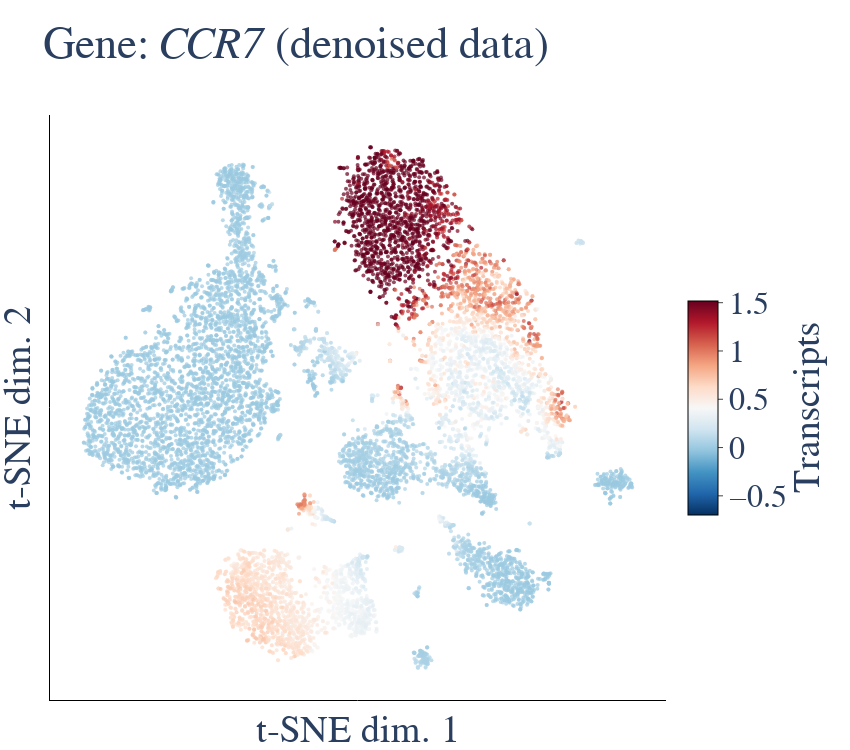

Notebook code for this chart:
### Markdown cell above
Next, we'll visualize the expression of CCR7 in the denoised data.

### Code cell
import gc

from monet import ENHANCE
from monet import visualize
from monet import util

enhance_model_file = 'data/v3_human_pbmc_10k_enhance_model.pickle'

# uncomment the following line if you are running these notebooks on your computer,
# and want to use the result you generated yourself
#enhance_model_file = 'output/v3_human_pbmc_10k_enhance_model.pickle'

sel_gene = 'CCR7'

enhance_model = ENHANCE.load_pickle(enhance_model_file)
matrix = enhance_model.denoised_matrix_

# make sure matrix is scaled to the median transcript count
matrix = util.scale(matrix)

# get expression values for CCR7
profile = matrix.loc[sel_gene].copy()

# calculate the range of expression values to show in the figure (mean +/ 2 std dev.)
mean = profile.mean()
std = profile.std(ddof=1)
emin = mean - 2*std
emax = mean + 2*std

# plot the t-SNE
fig = visualize.plot_cells(
    tsne_scores,
    profile=profile,
    emin=emin, emax=emax,
    colorbar_label='Transcripts',
    title='Gene: <i>%s</i> (denoised data)' % sel_gene)

fig.show()

# free up memory
del matrix, enhance_model; gc.collect()

### Figure 1 — Plotly figure (JSON) as saved in the notebook; plotly's stock layout.template omitted (floating-point values rounded to 4 significant figures; data arrays with more than 128 entries replaced by an {"elided": "..."} marker saying what was removed)
{"data": [{"marker": {"cmax": 1.523, "cmin": -0.6933, "color": {"elided": "10681 float values"}, "colorbar": {"len": 0.4, "outlinecolor": "black", "outlinewidth": 1, "separatethousands": true, "ticklen": 5, "ticks": "outside", "title": {"side": "right", "text": "Transcripts"}}, "colorscale": [[0, "rgb(103,0,31)"], [0.1, "rgb(178,24,43)"], [0.2, "rgb(214,96,77)"], [0.3, "rgb(244,165,130)"], [0.4, "rgb(253,219,199)"], [0.5, "rgb(247,247,247)"], [0.6, "rgb(209,229,240)"], [0.7, "rgb(146,197,222)"], [0.8, "rgb(67,147,195)"], [0.9, "rgb(33,102,172)"], [1, "rgb(5,48,97)"]], "opacity": 0.7, "reversescale": true, "showscale": true, "size": 4}, "mode": "markers", "name": "Cells", "type": "scatter", "x": {"elided": "10681 float values"}, "y": {"elided": "10681 float values"}}], "layout": {"font": {"family": "serif", "size": 32}, "height": 750, "margin": {"b": 50, "l": 50, "r": 90, "t": 115}, "plot_bgcolor": "white", "title": {"text": "Gene: <i>CCR7</i> (denoised data)"}, "width": 850, "xaxis": {"automargin": false, "linecolor": "black", "showline": true, "showticklabels": false, "ticklen": 5, "title": {"text": "t-SNE dim. 1"}}, "yaxis": {"automargin": false, "linecolor": "black", "showline": true, "showticklabels": false, "ticklen": 5, "title": {"text": "t-SNE dim. 2"}}}}
